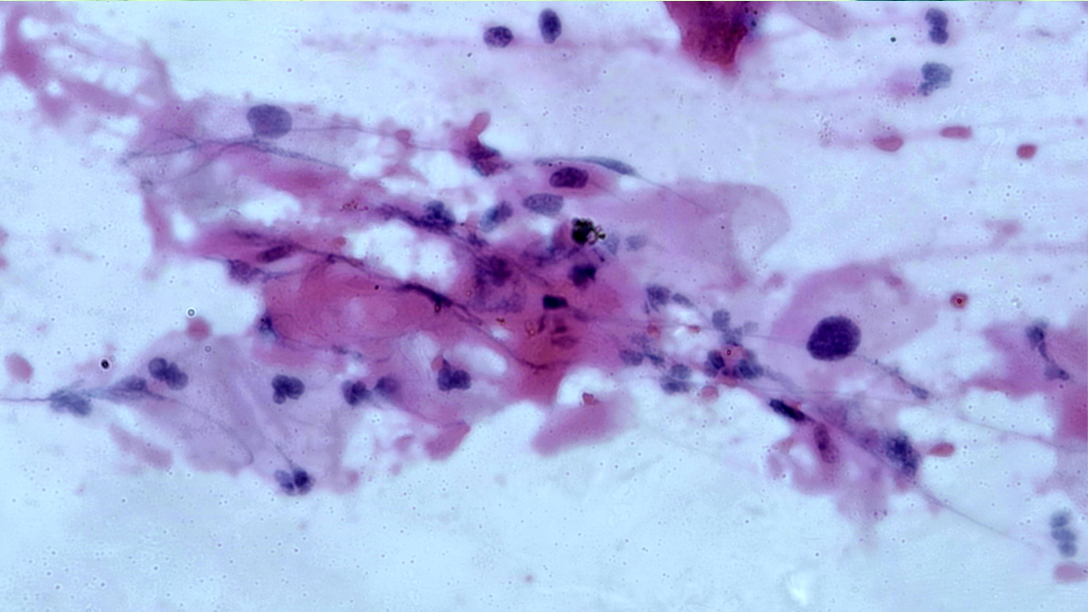
#> input picture Python_40_Days/Day26/dataset/1.jpg, 3264 x 1836 px (shown at 1/3 size)
$ jupyter execute Day26.ipynb
#> lines starting #> are read from the running program, lines starting #| are printed output that depends on the picture
[cell 1]
import cv2
import matplotlib.pyplot as plt
import numpy as np

[cell 2]
# Question 1
im = cv2.imread('dataset/1.jpg')
#> im is the input picture: shape (1836, 3264, 3); mean B, G, R 224.3, 177.1, 172.5
im = cv2.cvtColor(im, cv2.COLOR_BGR2RGB)

plt.figure(figsize=(10, 9))

# Question 1
plt.subplot(221)
plt.imshow(im)
plt.title('Original Image')
plt.axis('off')

# Question 2
plt.subplot(222)
im_gray = cv2.cvtColor(im, cv2.COLOR_BGR2GRAY)
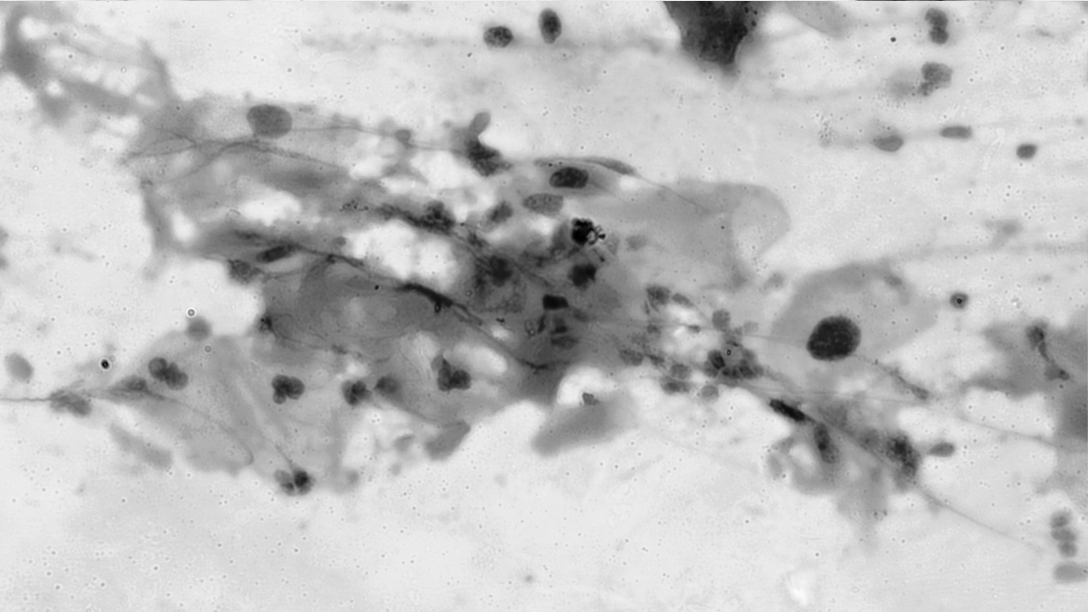
#> im_gray: shape (1836, 3264) (shown at 1/3 size); min 0, max 251, mean 190.7
plt.imshow(im_gray, cmap='gray')
plt.title('Grayscale Image')
plt.axis('off')

# Question 3
plt.subplot(223)
im_increase = im.astype(np.float32) + 50
im_increase = np.clip(im_increase, 0, 255)
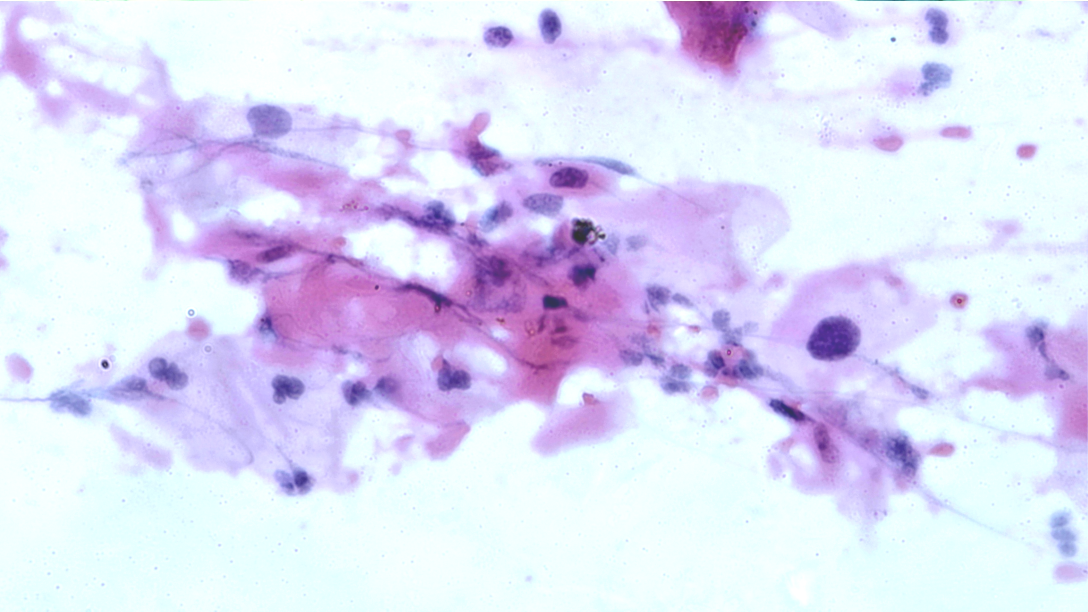
#> im_increase: shape (1836, 3264, 3) float32 (shown at 1/3 size); mean R, G, B 227, 221.6, 248.2
im_increase = im_increase.astype(np.uint8)
plt.imshow(im_increase)
plt.title('Increased by 50')
plt.axis('off')

plt.subplot(224)
im_decrease = im.astype(np.float32) - 80
im_decrease = np.clip(im_decrease, 0, 255)
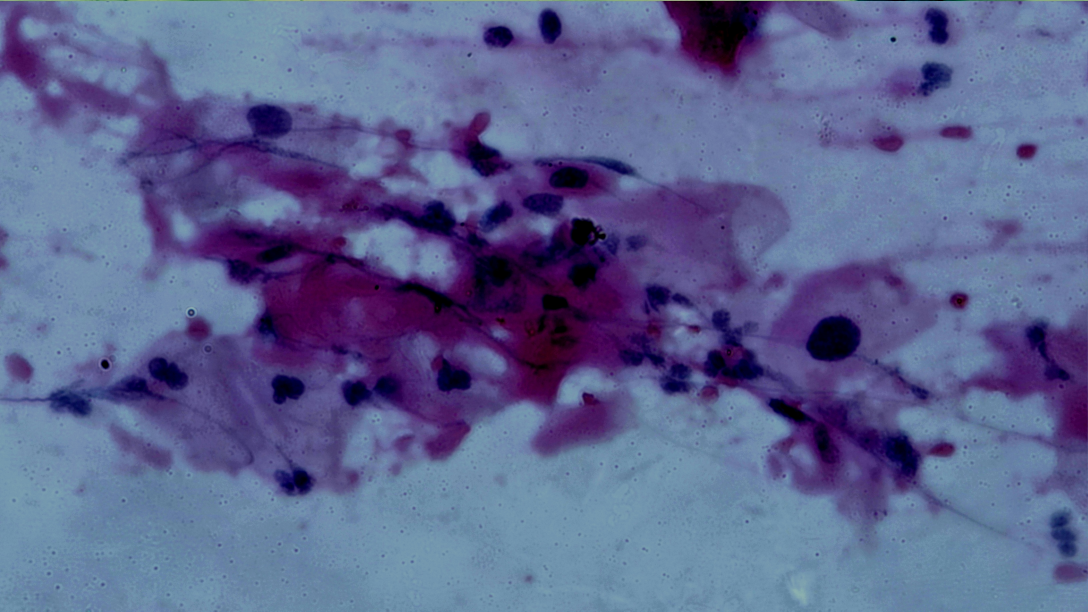
#> im_decrease: shape (1836, 3264, 3) float32 (shown at 1/3 size); mean R, G, B 92.9, 98.6, 147.8
im_decrease = im_decrease.astype('uint8')
plt.imshow(im_decrease)
plt.title('Decreased by 80')
plt.axis('off')

plt.tight_layout()
plt.show()
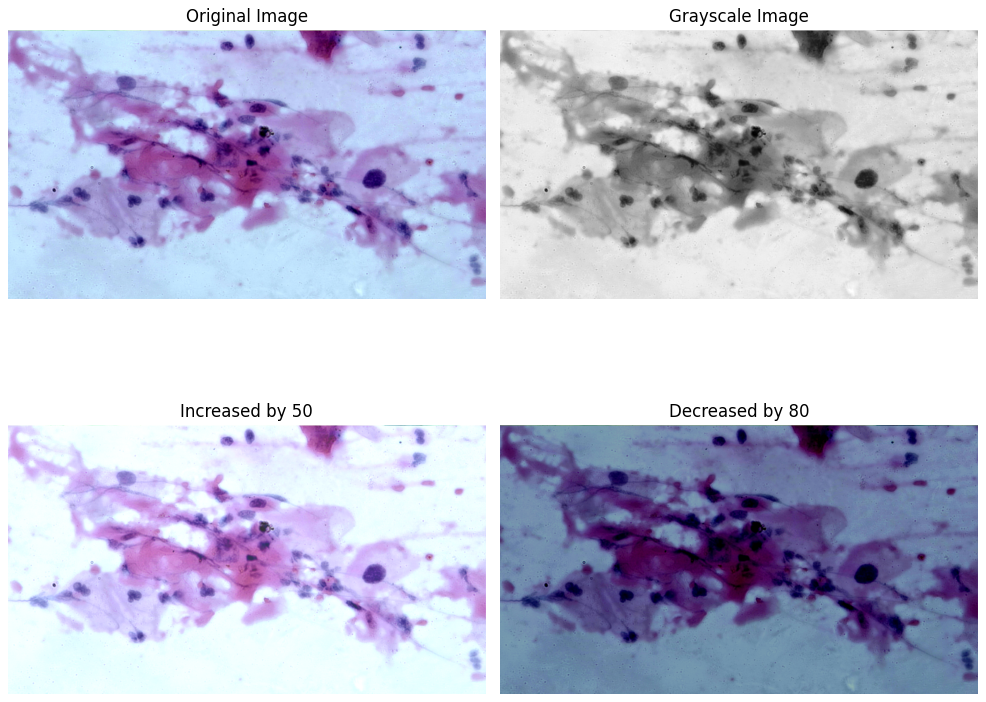
#> figure drawn by matplotlib, 4 panels

$ run again, with Python_40_Days/Day26/dataset/10.jpg copied over Python_40_Days/Day26/dataset/1.jpg
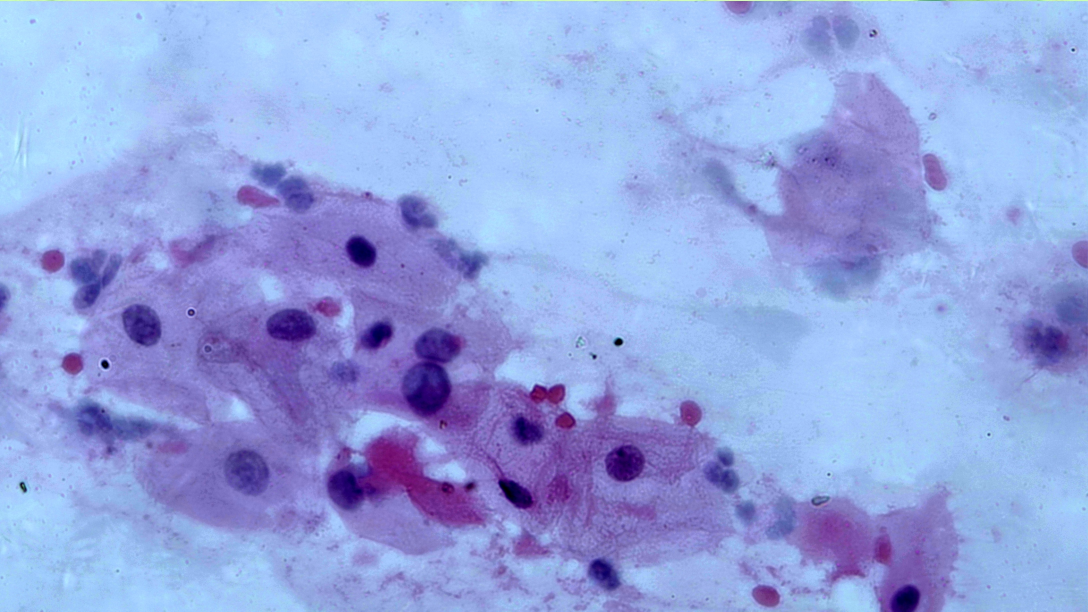
#> input picture Python_40_Days/Day26/dataset/10.jpg, 3264 x 1836 px (shown at 1/3 size)
#> im is the input picture: shape (1836, 3264, 3); mean B, G, R 224.6, 164.2, 147.3
#> `im_decrease = np.clip(im_decrease, 0, 255)`:
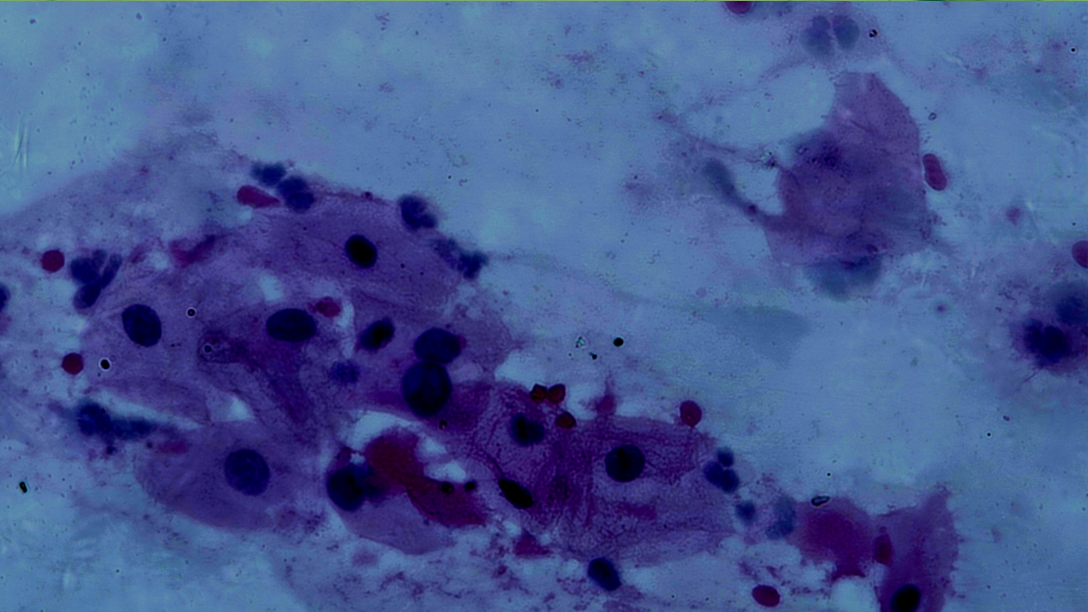
#> im_decrease: shape (1836, 3264, 3) float32 (shown at 1/3 size); mean R, G, B 67.5, 86.2, 144
#> `plt.show()`:
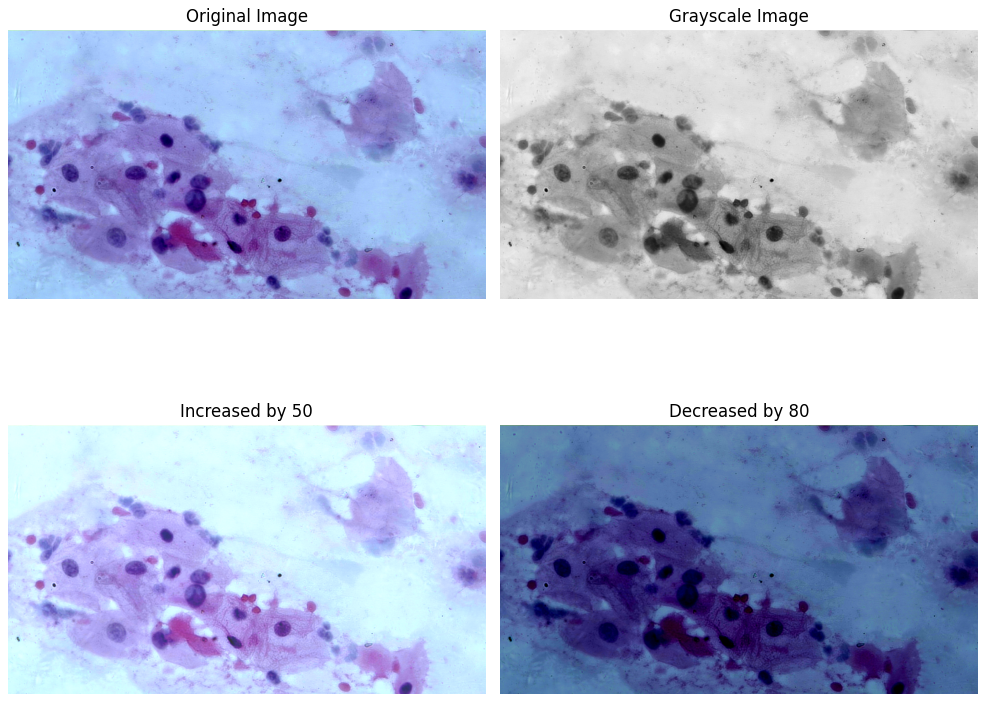
#> figure drawn by matplotlib, 4 panels

$ run again, with Python_40_Days/Day26/dataset/2.jpg copied over Python_40_Days/Day26/dataset/1.jpg
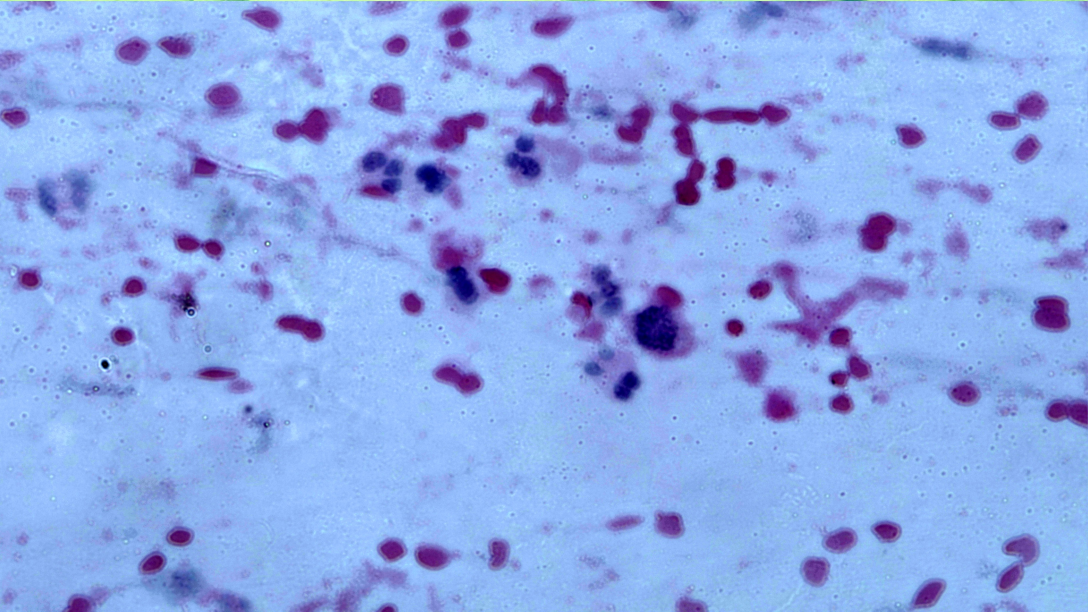
#> input picture Python_40_Days/Day26/dataset/2.jpg, 3264 x 1836 px (shown at 1/3 size)
#> im is the input picture: shape (1836, 3264, 3); mean B, G, R 233.9, 169.8, 140.3
#> `im_decrease = np.clip(im_decrease, 0, 255)`:
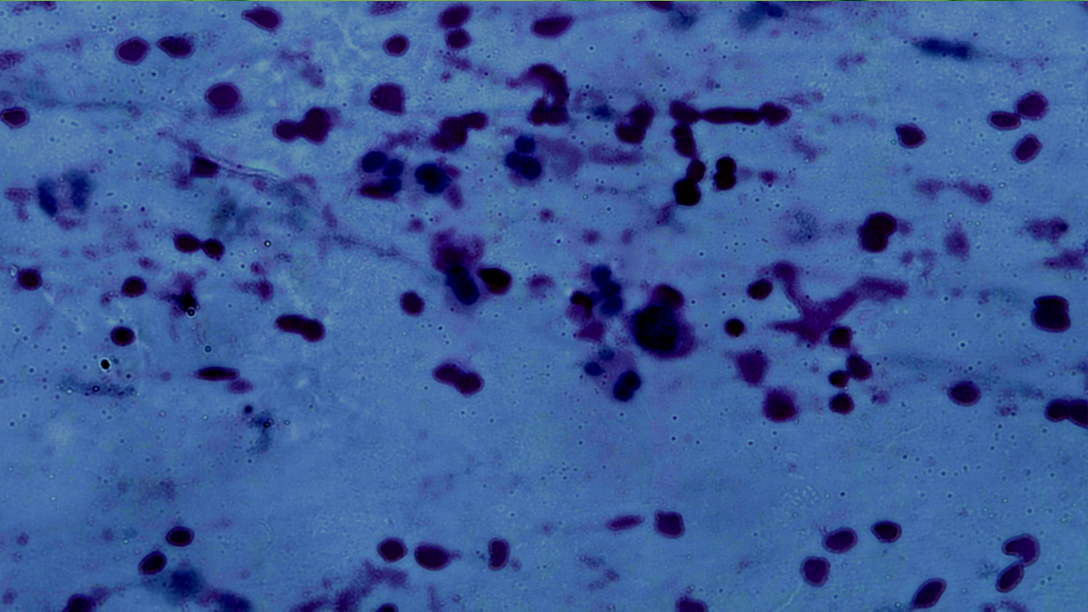
#> im_decrease: shape (1836, 3264, 3) float32 (shown at 1/3 size); mean R, G, B 61, 91.1, 156.2
#> `plt.show()`:
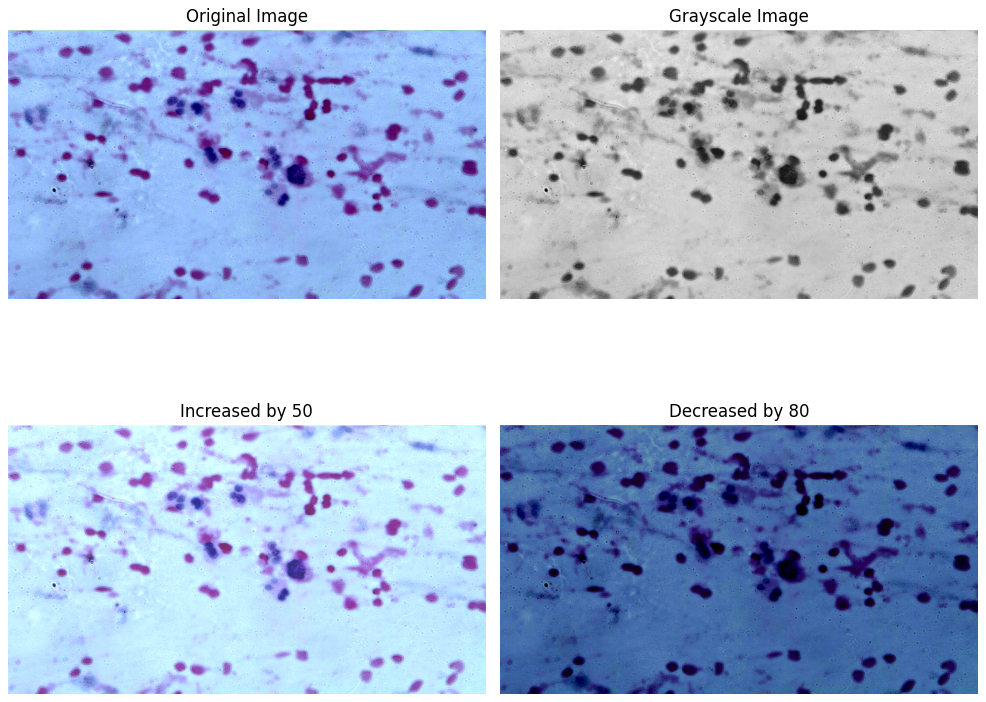
#> figure drawn by matplotlib, 4 panels

$ run again, with Python_40_Days/Day26/dataset/3.jpg copied over Python_40_Days/Day26/dataset/1.jpg
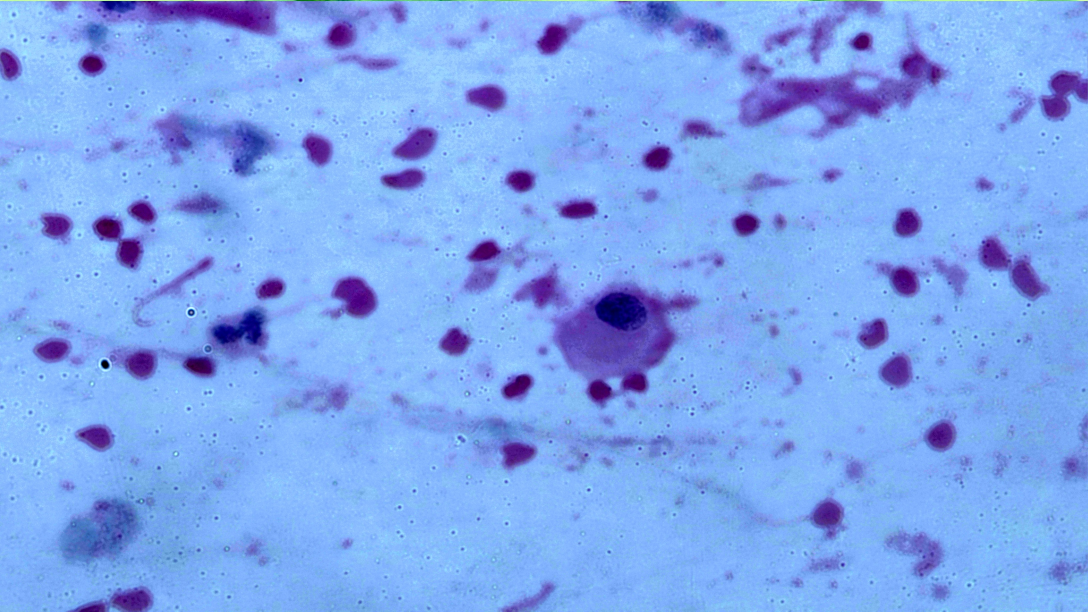
#> input picture Python_40_Days/Day26/dataset/3.jpg, 3264 x 1836 px (shown at 1/3 size)
#> im is the input picture: shape (1836, 3264, 3); mean B, G, R 239.8, 167.4, 126.6
#> `im_decrease = np.clip(im_decrease, 0, 255)`:
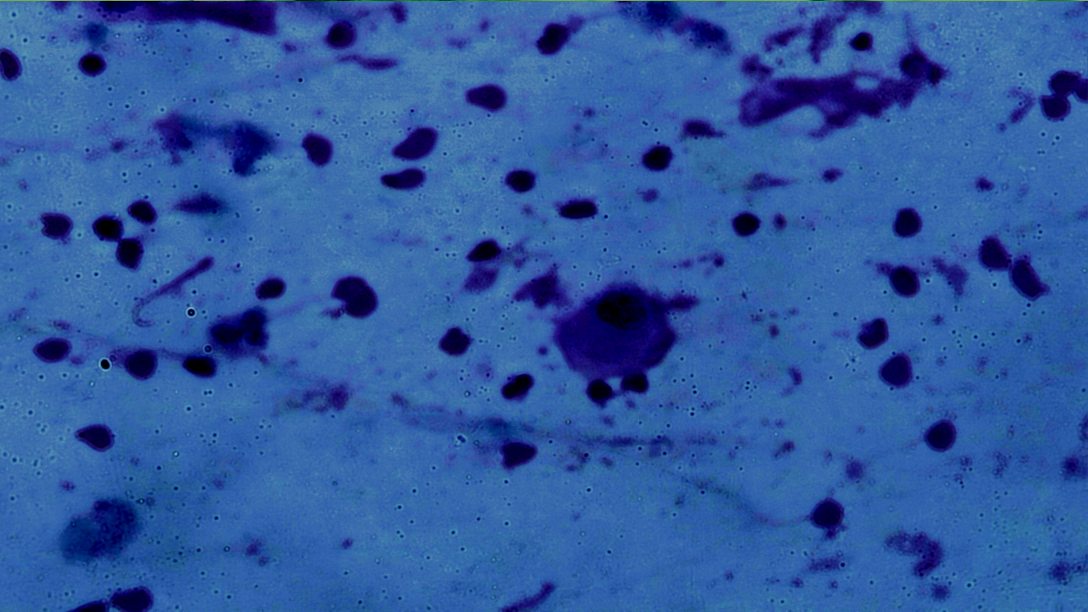
#> im_decrease: shape (1836, 3264, 3) float32 (shown at 1/3 size); mean R, G, B 47, 88.7, 162.6
#> `plt.show()`:
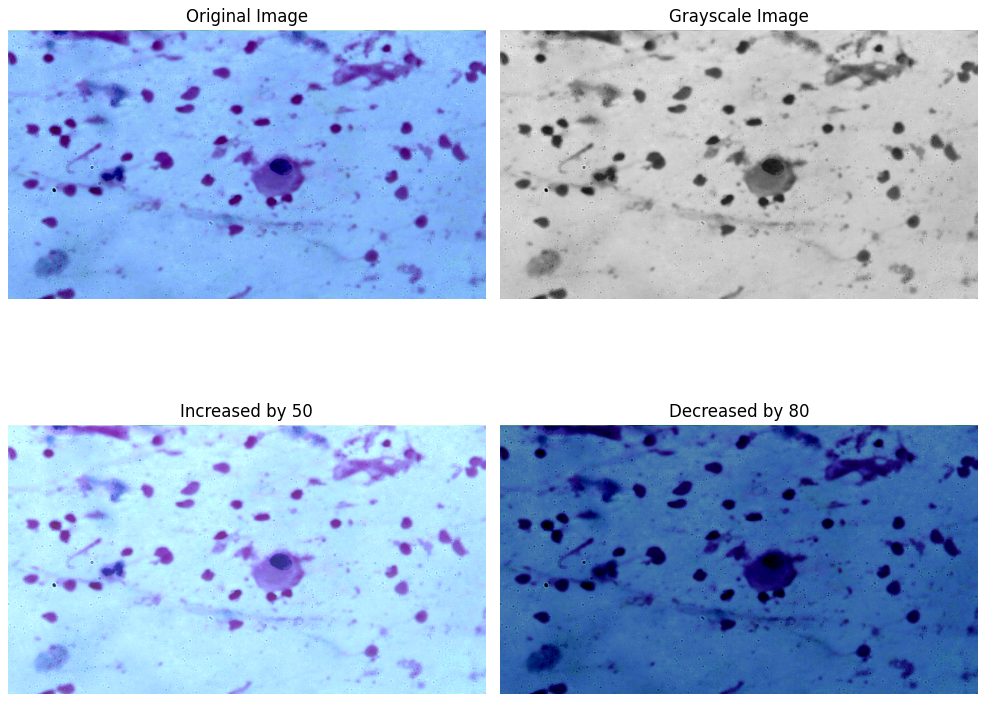
#> figure drawn by matplotlib, 4 panels
